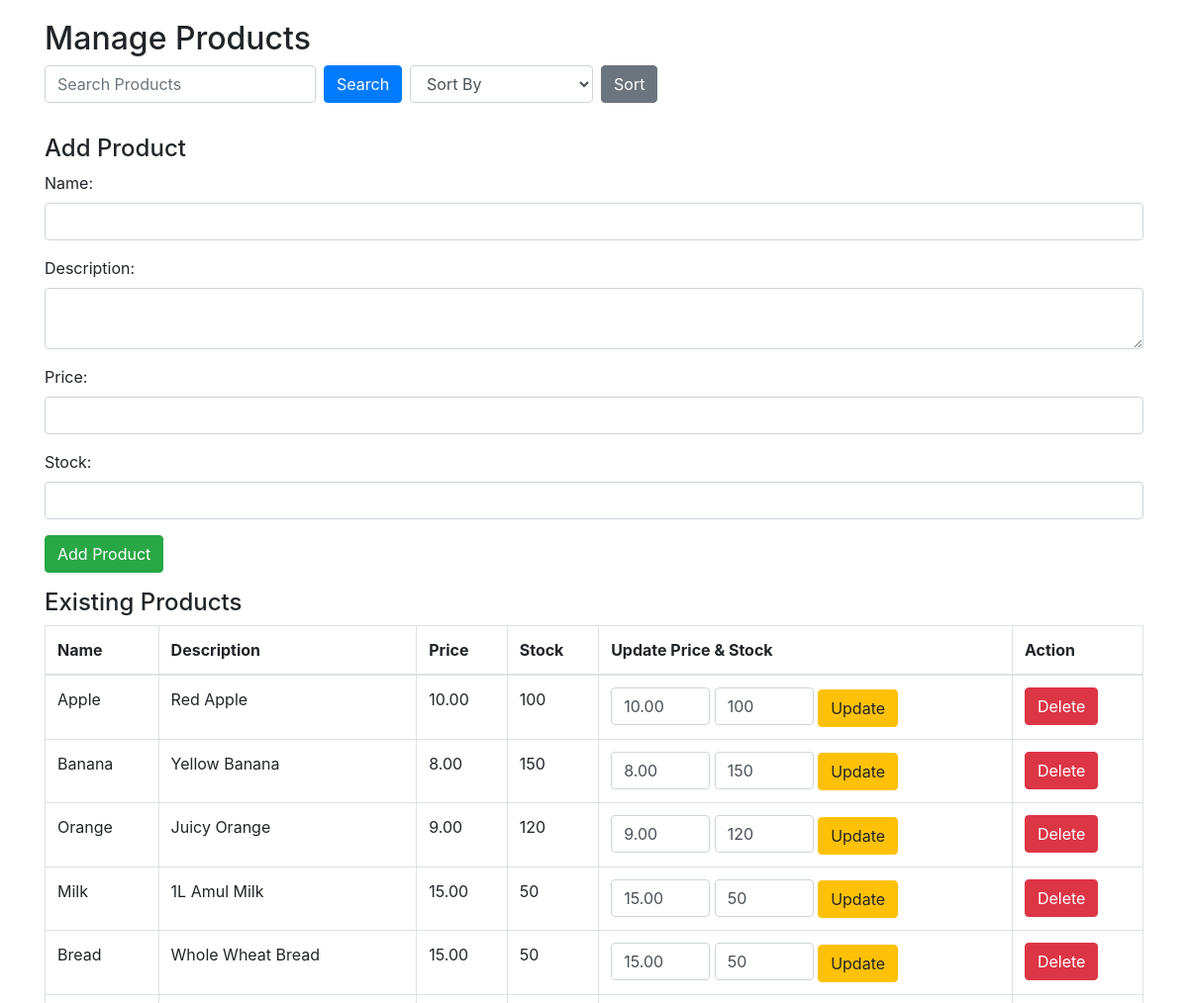
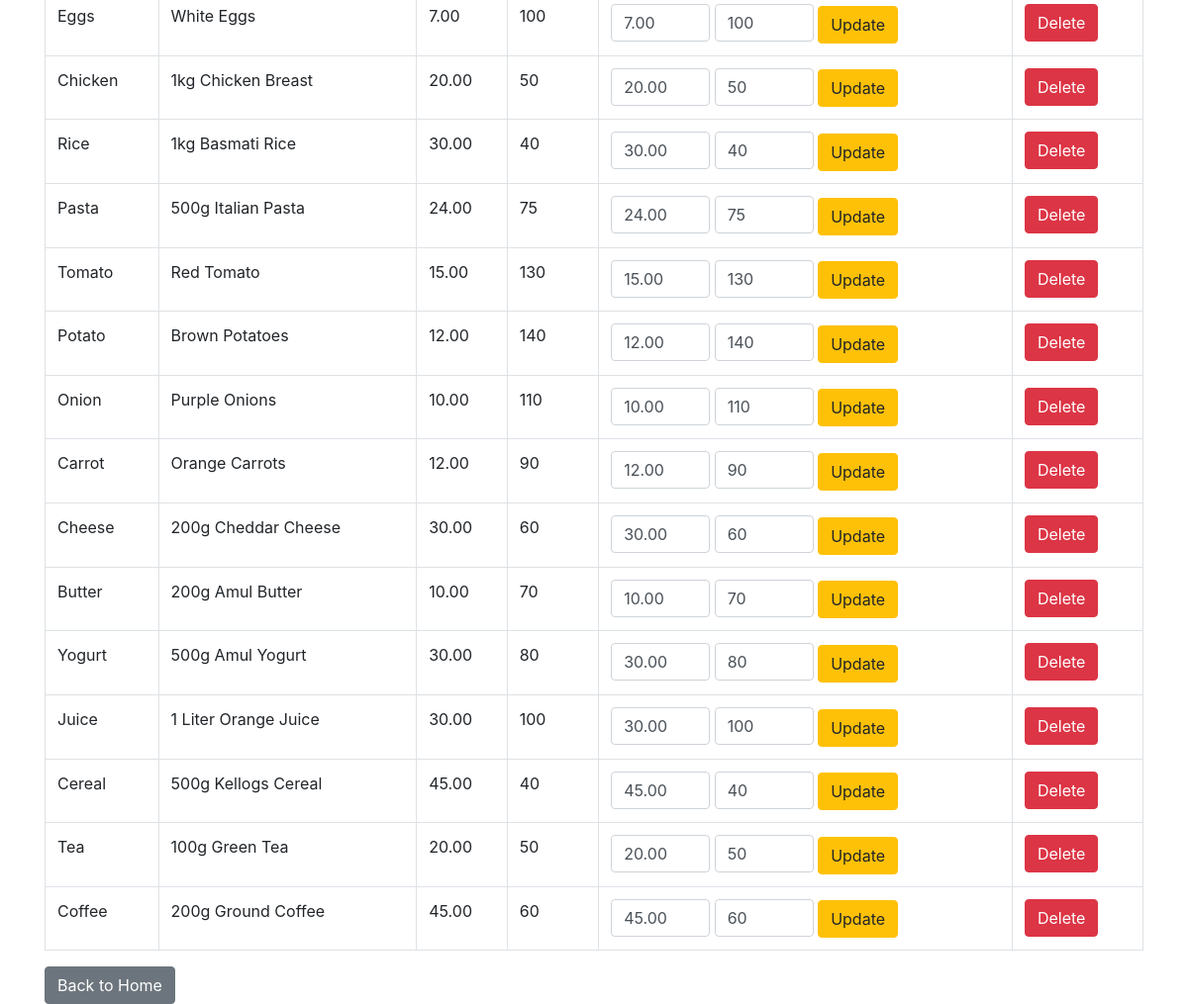
The app's page /manage_products.php (signed in) with its own data (2 pictures, top to bottom).
### tables this page shows
CREATE TABLE IF NOT EXISTS products (
    id INT AUTO_INCREMENT PRIMARY KEY,
    name VARCHAR(100) NOT NULL,
    description TEXT,
    price DECIMAL(10, 2) NOT NULL,
    stock INT DEFAULT 0,
    created_at TIMESTAMP DEFAULT CURRENT_TIMESTAMP
);

### manage_products.php (the view, shortened to what this page needs)
<?php
include 'connect.php';
$search_query = "";
$query = "SELECT * FROM products WHERE name LIKE '%$search_query%'";
$result = mysqli_query($conn, $query);
?>
<!DOCTYPE html>
<html>
<head>
    <link rel="stylesheet" href="https://maxcdn.bootstrapcdn.com/bootstrap/4.5.2/css/bootstrap.min.css">
</head>
<body>
    <div class="container" style="margin-top: 20px;">
        <h2>Manage Products</h2>
        <form method="POST" class="form-inline mb-4">
            <input type="text" name="search_query" class="form-control mb-2 mr-sm-2" placeholder="Search Products" value="<?php echo $search_query; ?>">
            <button type="submit" name="search" class="btn btn-primary mb-2">Search</button>
            <select name="sort_order" class="form-control mb-2 ml-sm-2">
                <option value="">Sort By</option>
            </select>
            <button type="submit" class="btn btn-secondary mb-2 ml-sm-2">Sort</button>
        </form>
        <form method="POST" class="mb-3">
            <h4>Add Product</h4>
            <div class="form-group">
                <label>Name:</label>
                <input type="text" name="name" class="form-control" required>
            </div>
            <div class="form-group">
                <label>Description:</label>
                <textarea name="description" class="form-control" required></textarea>
            </div>
            <div class="form-group">
                <label>Price:</label>
                <input type="number" step="0.01" name="price" class="form-control" required>
            </div>
            <div class="form-group">
                <label>Stock:</label>
                <input type="number" name="stock" class="form-control" required>
            </div>
            <button type="submit" name="add_product" class="btn btn-success">Add Product</button>
        </form>
        <h4>Existing Products</h4>
        <table class="table table-bordered">
            <thead>
                <tr>
                    <th>Name</th>
                    <th>Description</th>
                    <th>Price</th>
                    <th>Stock</th>
                    <th>Update Price & Stock</th>
                    <th>Action</th>
                </tr>
            </thead>
            <tbody>
                <?php while ($row = mysqli_fetch_assoc($result)): ?>
                <tr>
                    <td><?php echo $row['name']; ?></td>
                    <td><?php echo $row['description']; ?></td>
                    <td><?php echo $row['price']; ?></td>
                    <td><?php echo $row['stock']; ?></td>
                    <td>
                        <form method="POST" class="d-inline">
                            <input type="number" step="0.01" name="new_price" class="form-control d-inline" value="<?php echo $row['price']; ?>" style="width: 100px;" required>
                            <input type="number" name="new_stock" class="form-control d-inline" value="<?php echo $row['stock']; ?>" style="width: 100px;" required>
                            <button type="submit" name="update_product" class="btn btn-warning">Update</button>
                        </form>
                    </td>
                    <td>
                        <form method="POST" class="d-inline">
                            <button type="submit" name="delete_product" class="btn btn-danger">Delete</button>
                        </form>
                    </td>
                </tr>
                <?php endwhile; ?>
            </tbody>
        </table>
        <a href="employee_home.php" class="btn btn-secondary">Back to Home</a>
    </div>
</body>
</html>

### records on screen
products: name "Apple", description "Red Apple", price "10.00", stock "100", new_price "10.00", new_stock "100"
products: name "Banana", description "Yellow Banana", price "8.00", stock "150", new_price "8.00", new_stock "150"
products: name "Orange", description "Juicy Orange", price "9.00", stock "120", new_price "9.00", new_stock "120"
products: name "Milk", description "1L Amul Milk", price "15.00", stock "50", new_price "15.00", new_stock "50"
products: name "Bread", description "Whole Wheat Bread", price "15.00", stock "50", new_price "15.00", new_stock "50"
products: name "Eggs", description "White Eggs", price "7.00", stock "100", new_price "7.00", new_stock "100"
products: name "Chicken", description "1kg Chicken Breast", price "20.00", stock "50", new_price "20.00", new_stock "50"
products: name "Rice", description "1kg Basmati Rice", price "30.00", stock "40", new_price "30.00", new_stock "40"
products: name "Pasta", description "500g Italian Pasta", price "24.00", stock "75", new_price "24.00", new_stock "75"
products: name "Tomato", description "Red Tomato", price "15.00", stock "130", new_price "15.00", new_stock "130"
products: name "Potato", description "Brown Potatoes", price "12.00", stock "140", new_price "12.00", new_stock "140"
products: name "Onion", description "Purple Onions", price "10.00", stock "110", new_price "10.00", new_stock "110"
products: name "Carrot", description "Orange Carrots", price "12.00", stock "90", new_price "12.00", new_stock "90"
products: name "Cheese", description "200g Cheddar Cheese", price "30.00", stock "60", new_price "30.00", new_stock "60"
products: name "Butter", description "200g Amul Butter", price "10.00", stock "70", new_price "10.00", new_stock "70"
products: name "Yogurt", description "500g Amul Yogurt", price "30.00", stock "80", new_price "30.00", new_stock "80"
products: name "Juice", description "1 Liter Orange Juice", price "30.00", stock "100", new_price "30.00", new_stock "100"
products: name "Cereal", description "500g Kellogs Cereal", price "45.00", stock "40", new_price "45.00", new_stock "40"
products: name "Tea", description "100g Green Tea", price "20.00", stock "50", new_price "20.00", new_stock "50"
products: name "Coffee", description "200g Ground Coffee", price "45.00", stock "60", new_price "45.00", new_stock "60"
